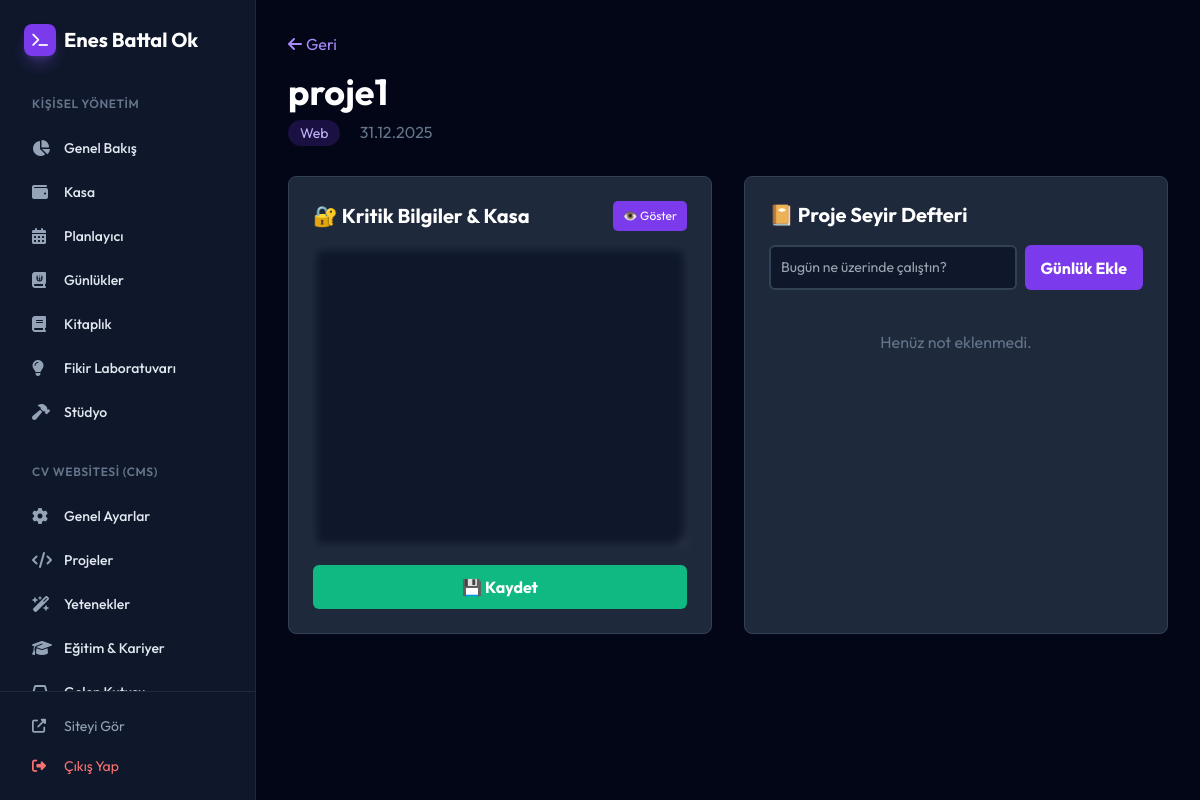
The page /admin/studio/1 (signed in) on the database its author committed.
### models.py (models this page shows)
class StudioProject(db.Model):
    id = db.Column(db.Integer, primary_key=True)
    name = db.Column(db.String(200), nullable=False)
    category = db.Column(db.String(100), nullable=False) # 'Web', 'Mobil', 'IoT', 'Masaüstü' vb.
    secure_data = db.Column(db.Text, default='') # Şifreler, API keyleri, notlar
    olusturma_tarihi = db.Column(db.DateTime, default=datetime.utcnow)
    work_logs = db.relationship('StudioWorkLog', backref=db.backref('proje', lazy=True), cascade='all, delete-orphan')

### main.py (the view)
    @app.route('/admin/studio/<int:id>')
    @login_required
    def studio_detail(id):
        admin = Kullanici.query.first()
        proje = StudioProject.query.get_or_404(id)
        return render_template('studio_detail.html', admin=admin, proje=proje)

### templates/studio_detail.html (shortened to what this page needs)
{% extends "admin_base.html" %}
{% block content %}
<div class="mb-8">
    <a href="/admin/studio" class="text-violet-400 hover:text-violet-300 mb-4 inline-flex items-center gap-1">
        <i class="fas fa-arrow-left"></i> Geri
    </a>
    <h1 class="text-4xl font-bold text-white mb-2">{{ proje.name }}</h1>
    <p class="text-slate-400">
        <span class="px-3 py-1 bg-violet-600/20 text-violet-300 rounded-full text-sm">{{ proje.category }}</span>
        <span class="text-slate-500 ml-4">{{ proje.olusturma_tarihi.strftime('%d.%m.%Y') }}</span>
    </p>
</div>
<div class="grid grid-cols-1 lg:grid-cols-2 gap-8">
    <div class="bg-slate-800 border border-slate-700 rounded-lg p-6 mb-4 lg:mb-0">
        <div class="flex items-center justify-between mb-4">
            <h2 class="text-xl font-bold text-white">🔐 Kritik Bilgiler & Kasa</h2>
            <button id="toggleSecureBtn" onclick="toggleSecureVisibility()" style="background:#7c3aed; color:white; border:none; padding:6px 10px; border-radius:5px; cursor:pointer; font-size:12px;">👁️ Göster</button>
        </div>
        <form id="secureForm" method="POST" action="/admin/studio/{{ proje.id }}/save_secure" onsubmit="saveSecure(event)">
            <textarea
                id="secureData"
                name="secure_data"
                style="width:100%; height:300px; padding:12px; background:#0f172a; color:white; border:2px solid #334155; border-radius:6px; font-family:monospace; font-size:13px; resize:vertical; filter:blur(5px);"
            >{{ proje.secure_data }}</textarea>
            <button type="submit" style="width:100%; padding:10px; background:#10b981; color:white; border:none; border-radius:6px; cursor:pointer; font-weight:bold; margin-top:12px;">💾 Kaydet</button>
        </form>
    </div>
    <div class="bg-slate-800 border border-slate-700 rounded-lg p-6">
        <h2 class="text-xl font-bold text-white mb-4">📔 Proje Seyir Defteri</h2>
        <form id="logForm" onsubmit="addLog(event)" style="margin-bottom:20px;">
            <div style="display:flex; gap:8px; margin-bottom:12px;">
                <input
                    type="text"
                    id="logInput"
                    placeholder="Bugün ne üzerinde çalıştın?"
                    required
                    style="flex-grow:1; padding:10px; background:#0f172a; color:white; border:2px solid #334155; border-radius:6px; font-size:14px;"
                >
                <button type="submit" style="padding:10px 16px; background:#7c3aed; color:white; border:none; border-radius:6px; cursor:pointer; font-weight:bold;">Günlük Ekle</button>
            </div>
        </form>
        <div style="max-height:400px; overflow-y:auto;">
            {% for log in logs %}
            <div style="padding:12px; background:#0f172a; border-left:3px solid #7c3aed; border-radius:5px; margin-bottom:10px;">
                <p style="color:#e2e8f0; margin:0 0 5px 0; word-wrap:break-word;">{{ log.note }}</p>
                <p style="color:#64748b; font-size:12px; margin:0;">
                    📅 {{ log.tarih.strftime('%d.%m.%Y %H:%M') }}
                </p>
            </div>
            {% else %}
            <p style="color:#64748b; text-align:center; padding:20px;">Henüz not eklenmedi.</p>
            {% endfor %}
        </div>
    </div>
</div>
{% endblock %}

### templates/admin_base.html (style rules this page uses)
body { font-family: 'Outfit', sans-serif; }

### rows shown on the page
StudioProject: name "proje1", category "Web", olusturma_tarihi "31.12.2025"
